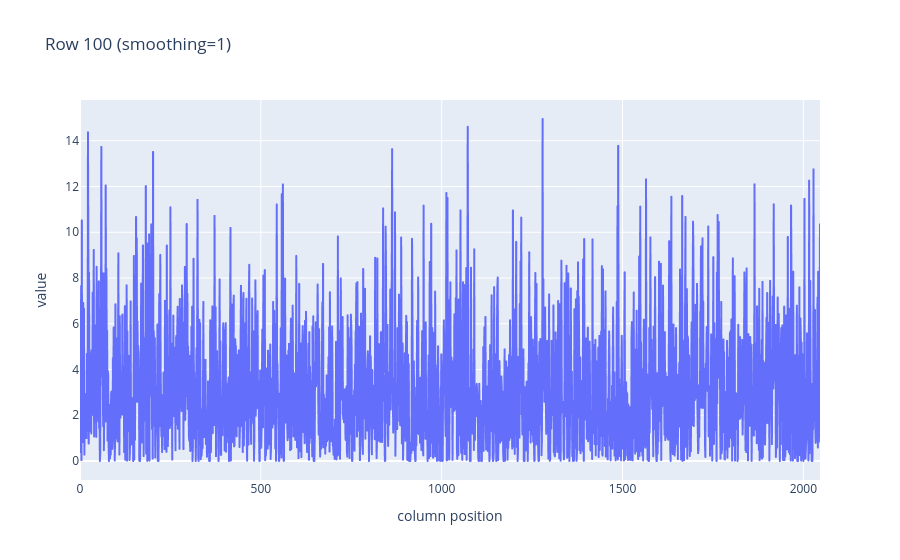

Notebook code cell kept with this figure:
### Code cell
import pandas as pd
import plotly.express as px

def plot_row(df, row_idx=0, smoothing=1):
    row = df.iloc[row_idx]

    y = row.values
    if smoothing and smoothing > 1:
        y = pd.Series(y).rolling(window=smoothing, center=True, min_periods=1).mean()

    fig = px.line(
        x=range(len(row)),
        y=y,
        labels={"x": "column position", "y": "value"},
        title=f"Row {row_idx} (smoothing={smoothing})"
    )
    fig.show()

plot_row(df, row_idx=100, smoothing=1)

### Figure 1 — Plotly figure (JSON) as saved in the notebook; plotly's stock layout.template omitted (floating-point values rounded to 4 significant figures; data arrays with more than 128 entries replaced by an {"elided": "..."} marker saying what was removed)
{"data": [{"hovertemplate": "column position=%{x}<br>value=%{y}<extra></extra>", "legendgroup": "", "line": {"color": "#636efa", "dash": "solid"}, "marker": {"symbol": "circle"}, "mode": "lines", "name": "", "showlegend": false, "type": "scattergl", "x": {"elided": "2047 int values"}, "xaxis": "x", "y": {"elided": "2047 float values"}, "yaxis": "y"}], "layout": {"legend": {"tracegroupgap": 0}, "title": {"text": "Row 100 (smoothing=1)"}, "xaxis": {"anchor": "y", "domain": [0, 1], "title": {"text": "column position"}}, "yaxis": {"anchor": "x", "domain": [0, 1], "title": {"text": "value"}}}}
